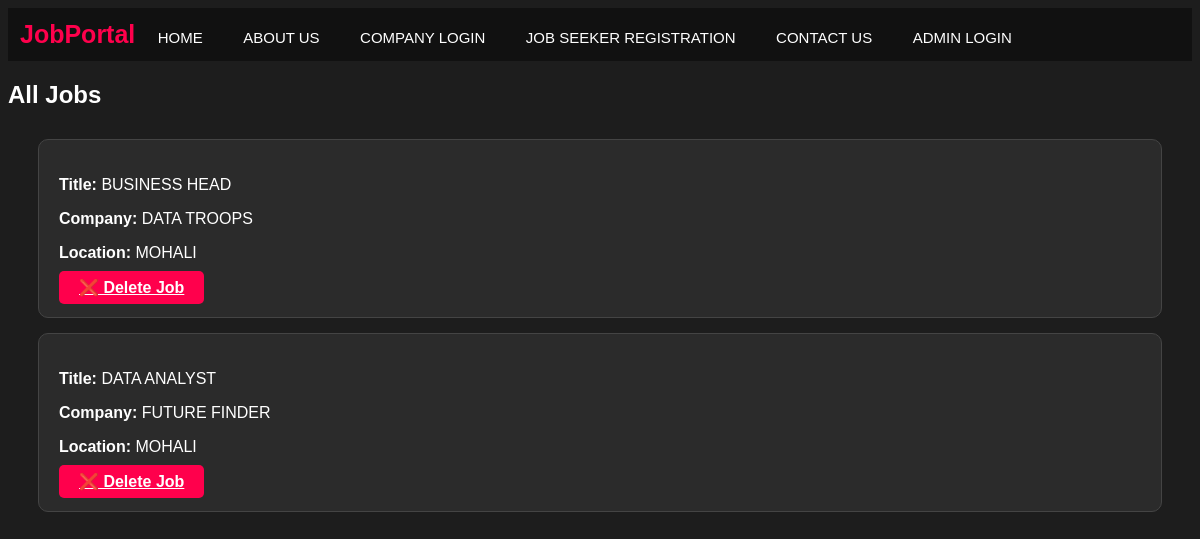
The app's page /admin/jobs (signed in) with its own data.
### models.py (models this page shows)
class Job(db.Model):
    id = db.Column(db.Integer, primary_key=True)
    employer_id = db.Column(db.Integer, db.ForeignKey('employer.id'))
    title = db.Column(db.String(200))
    company = db.Column(db.String(150))
    location = db.Column(db.String(150))
    description = db.Column(db.Text)
    salary = db.Column(db.String(100))
    job_type = db.Column(db.String(50))
    experience = db.Column(db.String(50))
    deadline = db.Column(db.String(50))
    posted_on = db.Column(db.String(50))
    logo = db.Column(db.String(255))

### app.py (the view)
@app.route('/admin/jobs')
def admin_jobs():
    if not session.get('admin'):
        return redirect(url_for('admin_login'))
    jobs = Job.query.all()
    return render_template('admin_jobs.html', jobs=jobs)

### templates/admin_jobs.html
{% extends "base.html" %}
{% block content %}
<h2 class="dashboard-title">All Jobs</h2>
<div class="job-list">
{% for job in jobs %}
<div class="job-card">
  <p><b>Title:</b> {{ job.title }}</p>
  <p><b>Company:</b> {{ job.company }}</p>
  <p><b>Location:</b> {{ job.location }}</p>
  <a href="/admin/delete_job/{{ job.id }}" class="primary-btn small">
    ❌ Delete Job
  </a>
</div>
{% endfor %}
</div>
{% endblock %}

### static/css/style.css (style rules this page uses)
body { background: #1d1d1d; color: white; font-family: Arial, sans-serif; }
.primary-btn { width:100%; background:#ff004c; padding:12px; border:none; border-radius:5px; font-weight:bold; cursor:pointer; color:white; }
.job-list { margin:30px; }
.job-card { background:#2b2b2b; padding:20px; margin-bottom:15px; border-radius:10px; border:1px solid #444; }
.primary-btn.small { width:auto; padding:8px 20px; }

### records on screen
Job: title "BUSINESS HEAD", company "DATA TROOPS", location "MOHALI"
Job: title "DATA ANALYST", company "FUTURE FINDER", location "MOHALI"
